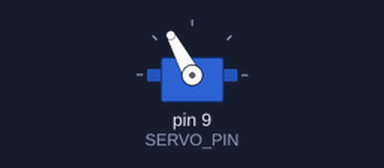
Simulated run of this sketch. Board: Arduino Uno, built with avr-gcc and run on an emulated ATmega328P. On the bench: servo.

Above: at 1.32 s.
At 2.6 s:
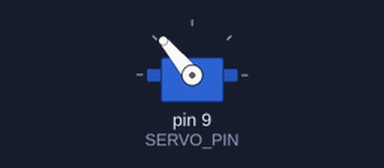
Timing chart, 0 to 4.1 s (numbered marks = the images above):
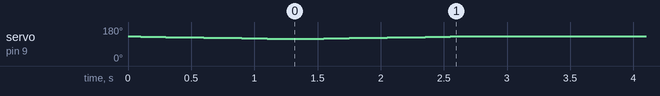

Measured:
- by itself, servo on pin 9 (SERVO_PIN): 130° → 129° at 0.10 s, → 128° 0.10 s later, → 127° 0.10 s later, → 126° 0.10 s later, … (24 changes in this stretch)

The sketch:

climateclicker.ino
```cpp
int SERVO_PIN = 9;
int TIME_BETWEEN_PRESSES = 15 * 60 * 1000; // ms

void setup() {
  setupServo(SERVO_PIN);
}

void loop() {
  attachServo();
  pressButton();
  detachServo();
  delay(TIME_BETWEEN_PRESSES);
}
```

servo.ino
```cpp
#include <Servo.h>

Servo servo;

int pin;
void setupServo(int servoPin) {
  pin = servoPin;
}

void attachServo() {
  servo.attach(pin);
}

void detachServo() {
  servo.detach();
}

int stepDelay = 100;
int startPos = 130;
int pushPos = 118;
void pressButton() {
  int pos;
  for (pos = startPos; pos >= pushPos; --pos) {
    servo.write(pos);
    delay(stepDelay);
  }
  delay(50);
  for (pos = pushPos; pos <= startPos; ++pos) {
    servo.write(pos);
    delay(stepDelay);
  }
}
```
